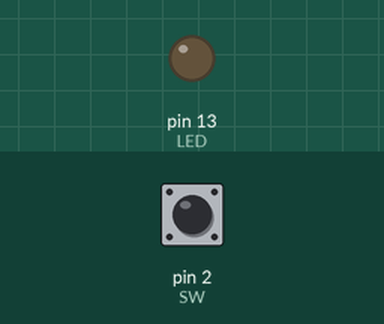
This sketch was run on a simulated Arduino Uno, built with avr-gcc and run on an emulated ATmega328P. On the bench: output pins drawn as LEDs (lit = HIGH). Inputs (shaded band) come from the test bench; at power-on: pin 2 (SW) HIGH.

Above: at 1.2 s.
1.3 s: pin 2 (SW) pulled LOW for 0.15 s
At 2.2 s:
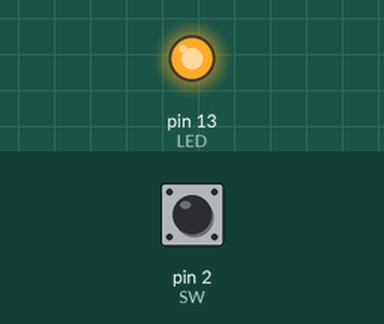
2.9 s: pin 2 (SW) pulled LOW for 1 s
At 4.6 s:
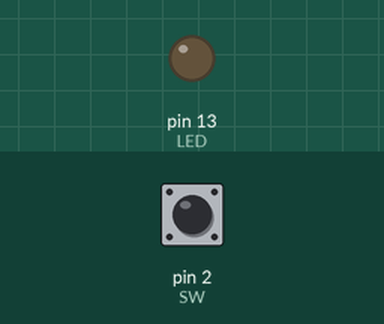
5.4 s: pin 2 (SW) pulled LOW for 3.2 s
At 9.4 s:
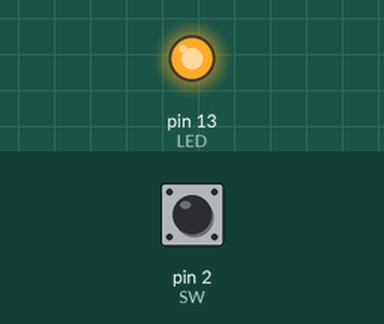
Timing chart, 0 to 10.9 s (numbered marks = the images above; inputs shaded):
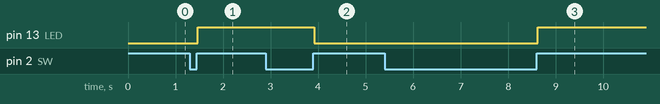

The sketch:

button_flashing_LED.ino
```cpp
const byte LED = 13;
const byte SW = 2;
boolean lastState = LOW;
boolean toggle = LOW;
byte click = 0;
void setup() {
  pinMode(LED,OUTPUT);
  pinMode(SW,INPUT_PULLUP);
  lastState = digitalRead(SW);
}
void loop() {
  boolean b1 = digitalRead(SW);
  if(b1 != lastState){
    delay(20);
    boolean b2 = digitalRead(SW);

    if(b1 == b2){
      lastState = b1;
      click ++;
    }
  }
  if(click == 2){
    click = 0;
    toggle = !toggle;
    digitalWrite(LED,toggle);
  }
}
```

Measured:
- after the input at 1.3 s, pin 13 (LED): LOW → HIGH after 0.17 s
- after the input at 2.9 s, pin 13 (LED): HIGH → LOW after 1.0 s
- after the input at 5.4 s, pin 13 (LED): LOW → HIGH after 3.2 s
